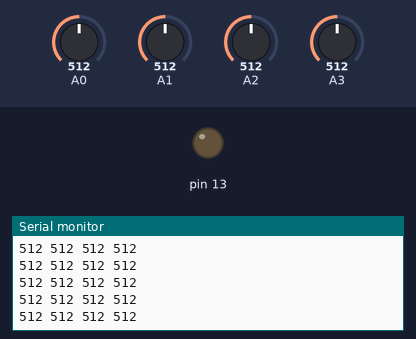
Simulated run of this sketch. Board: Arduino Uno, built with avr-gcc and run on an emulated ATmega328P. Parts: output pins drawn as LEDs (lit = HIGH), the last lines printed to the serial monitor. The inputs (shaded band) are chosen by the test bench; at power-on: A0 = 512, A1 = 512, A2 = 512, A3 = 512.

Above: at 1.2 s.
1.3 s: A0 set to 107
At 1.8 s:
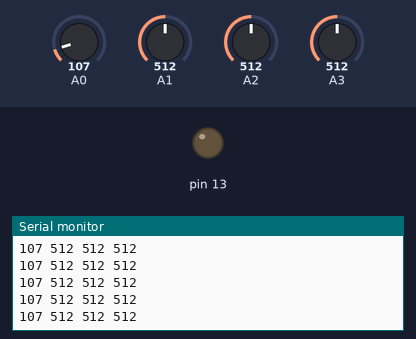
2.8 s: A0 set to 92
At 3.3 s:
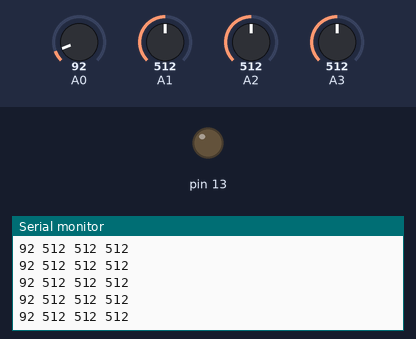
Timing chart, 0 to 5.8 s (numbered marks = the images above; inputs shaded):
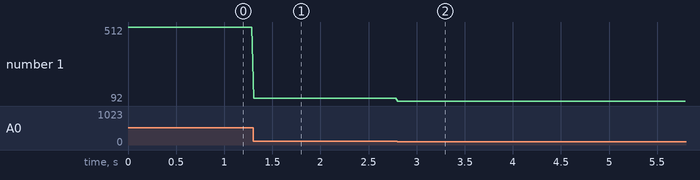

Measured:
- after the input at 1.3 s, the serial monitor: prints a new line at once (image 1)
- after the input at 2.8 s, the serial monitor: prints a new line at once (image 2)
- plotted number 1: 512 → 107 after the input at 1.3 s, 107 → 92 after the input at 2.8 s

The sketch:

arduino_multi_analog_input.ino
```cpp
int buttonPin = 7;

void setup() {
  Serial.begin(9600);
  pinMode(buttonPin, INPUT);
  pinMode(13, OUTPUT);
}

void loop() {
  // read the value from the sensor:
  int sensor0 = analogRead(A0);
  int sensor1 = analogRead(A1);
  int sensor2 = analogRead(A2);
  int sensor3 = analogRead(A3);

  Serial.print(sensor0);
  Serial.print(' ');
  Serial.print(sensor1);
  Serial.print(' ');
  Serial.print(sensor2);
  Serial.print(' ');
  Serial.print(sensor3);
  Serial.println();

  delay(20);
}
```
